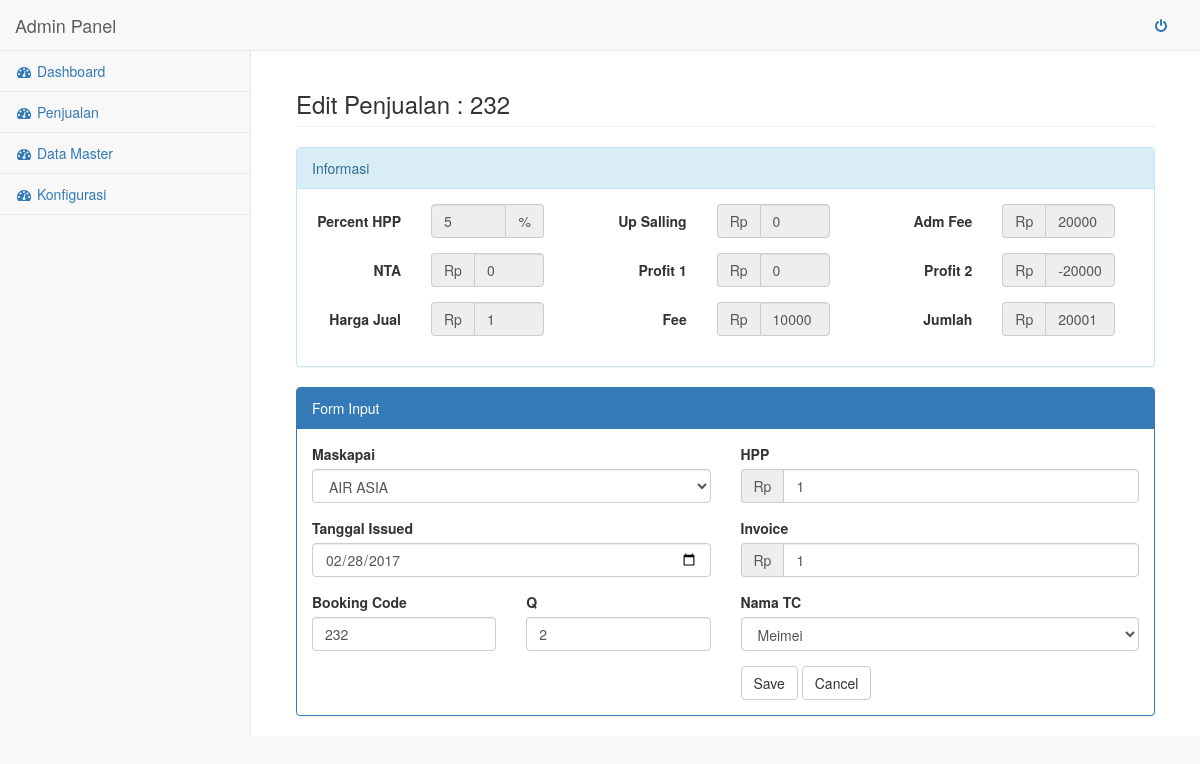
Screenshot of /penjualan_edit.php?booking_code=232 (signed in) with the database file from the repository.
### tables this page shows
CREATE TABLE IF NOT EXISTS `konfig` (
  `persen` decimal(5,4) NOT NULL,
  `fee` int(11) NOT NULL
);

CREATE TABLE IF NOT EXISTS `penjualan` (
  `booking_code` varchar(10) NOT NULL,
  `id_tc` int(11) NOT NULL,
  `id_maskapai` int(11) NOT NULL,
  `tanggal` date NOT NULL,
  `hpp` int(11) NOT NULL,
  `persen` decimal(5,4) NOT NULL,
  `invoice` int(11) NOT NULL,
  `q` tinyint(4) NOT NULL,
  `fee` int(11) NOT NULL,
  `tanggal_insert` timestamp NOT NULL DEFAULT CURRENT_TIMESTAMP,
  PRIMARY KEY (`booking_code`)
);

### penjualan_edit.php (the view, shortened to what this page needs)
<?php
require_once('config/conn.php');
$code = isset($_GET['booking_code']) ? $_GET['booking_code'] : '';
$code_quote = $db->quote($code);
$data_edit = $db->query("SELECT * FROM penjualan WHERE booking_code = $code_quote ");
$result = $data_edit->fetch();
$id_maskapai     = $result['id_maskapai'];
$tanggal         = $result['tanggal'];
$booking_code    = $result['booking_code'];
$q               = $result['q'];
$hpp             = $result['hpp'];
$invoice         = $result['invoice'];
$id_tc           = $result['id_tc'];
$maskapai_option = '';
$tc_option       = '';
$konfig          = '';
try {
    $maskapai_option = $db->query("SELECT * FROM maskapai")->fetchAll();
    $tc_option       = $db->query("SELECT * FROM tc")->fetchAll();
    $konfig          = $db->query("SELECT * FROM konfig")->fetch();
} catch (PDOException $e) {
    echo $e->getMessage();
    die();
}
$persen = $konfig['persen'];
$fee    = $konfig['fee'];
include_once('layout/header.php');
include_once('layout/sidebar.php');
?>
<div id="page-wrapper">
    <div class ="container-fluid">
        <div class="row">
            <div class="col-lg-12">
                <h3 class="page-header">Edit Penjualan : <?= $code ?></h3>
            </div>
        </div>
        <div class="row">
            <div class="col-lg-12">
                <div class="panel panel-info">
                    <div class="panel-heading">
                        Informasi
                    </div>
                    <div class="panel-body">
                        <div class="row">
                            <form id="demo-form2" data-parsley-validate="" class="form-horizontal form-label-left" novalidate="">
                                <div class="col-lg-4">
                                    <div class="form-group">
                                        <label class=" col-md-5 control-label ">Percent HPP
                                        </label>
                                        <div class="col-md-6">
                                            <div class="input-group">
                                                <input value="<?= $persen * 100 ?>" id="persen" readonly="readonly" class="form-control col-md-6 col-xs-12" type="text">
                                                <span class="input-group-addon">%</span>
                                            </div>
                                        </div>
                                    </div>
                                    <div class="form-group">
                                        <label class=" col-md-5 control-label ">NTA
                                        </label>
                                        <div class="col-md-6">
                                            <div class="input-group">
                                                <span class="input-group-addon">Rp</span>
                                                <input id="nta" value="0" readonly="readonly" class="form-control col-md-6 col-xs-12" type="text">
                                            </div>
                                        </div>
                                    </div>
                                    <div class="form-group">
                                        <label class=" col-md-5 control-label ">Harga Jual
                                        </label>
                                        <div class="col-md-6">
                                            <div class="input-group">
                                                <span class="input-group-addon">Rp</span>
                                                <input id="harga_jual" value="0" readonly="readonly" class="form-control col-md-6 col-xs-12" type="text">
                                            </div>
                                        </div>
                                    </div>
                                </div>
                                <div class="col-lg-4">
                                    <div class="form-group">
                                        <label class=" col-md-5 control-label ">Up Salling
                                        </label>
                                        <div class="col-md-6">
                                            <div class="input-group">
                                                <span class="input-group-addon">Rp</span>
                                                <input id="up_salling" value="0" readonly="readonly" class="form-control col-md-6 col-xs-12" type="text">
                                            </div>
                                        </div>
                                    </div>
                                    <div class="form-group">
                                        <label class=" col-md-5 control-label ">Profit 1
                                        </label>
                                        <div class="col-md-6">
                                            <div class="input-group">
                                                <span class="input-group-addon">Rp</span>
                                                <input id="profit_1" value="0" readonly="readonly" class="form-control col-md-6 col-xs-12" type="text">
                                            </div>
                                        </div>
                                    </div>
                                    <div class="form-group">
                                        <label class=" col-md-5 control-label ">Fee
                                        </label>
                                        <div class="col-md-6">
                                            <div class="input-group">
                                                <span class="input-group-addon">Rp</span>
                                                <input value="<?= $fee ?>" id="fee" readonly="readonly" class="form-control col-md-6 col-xs-12" type="text">
                                            </div>
                                        </div>
                                    </div>
                                </div>
                                <div class="col-lg-4">
                                    <div class="form-group">
                                        <label class=" col-md-5 control-label ">Adm Fee
                                        </label>
                                        <div class="col-md-6">
                                            <div class="input-group">
                                                <span class="input-group-addon">Rp</span>
                                                <input id="adm_fee" value="0" readonly="readonly" class="form-control col-md-6 col-xs-12" type="text">
                                            </div>
                                        </div>
                                    </div>
                                    <div class="form-group">
                                        <label class=" col-md-5 control-label ">Profit 2
                                        </label>
                                        <div class="col-md-6">
                                            <div class="input-group">
                                                <span class="input-group-addon">Rp</span>
                                                <input id="profit_2" value="0" readonly="readonly" class="form-control col-md-6 col-xs-12" type="text">
                                            </div>
                                        </div>
                                    </div>
                                    <div class="form-group">
                                        <label class=" col-md-5 control-label ">Jumlah
                                        </label>
                                        <div class="col-md-6">
                                            <div class="input-group">
                                                <span class="input-group-addon">Rp</span>
                                                <input id="jumlah" value="0" readonly="readonly" class="form-control col-md-6 col-xs-12" type="text">
                                            </div>
                                        </div>
                                    </div>
                                </div>
                            </form>
                        </div>
                    </div>
                </div>
            </div>
            <div class="col-lg-12">
                <div class="panel panel-primary">
                    <div class="panel-heading">
                        Form Input
                    </div>
                    <div class="panel-body">
                        <form role="form" method="POST">
                            <div class="row">
                                <div class="col-lg-6">
                                    <div class="form-group">
                                        <label>Maskapai</label>
                                        <select id="maskapai" name="maskapai" required class="form-control">
                                            <?php foreach ($maskapai_option as $mas): ?>
                                                <?php if ($id_maskapai == $mas['id_maskapai']): ?>
                                                    <option selected value="<?= $mas['id_maskapai'] ?>"><?= $mas['nama'] ?> </option>
                                                <?php else: ?>
                                                    <option value="<?= $mas['id_maskapai'] ?>"><?= $mas['nama'] ?> </option>
                                                <?php endif ?>
                                            <?php endforeach ?>
                                        </select>
                                    </div>
                                    <div class="form-group">
                                        <label>Tanggal Issued</label>
                                        <input  value="<?= $tanggal ?>" id="tanggal" data-provide="datepicker" type="date" name="tanggal" required class="form-control readonly">
                                    </div>
                                    <div class="row">
                                        <div class="col-lg-6">
                                            <div class="form-group">
                                                <label>Booking Code</label>
                                                <input value="<?= $booking_code ?>" id="booking_code" name="booking_code" type='text' required class="form-control">
                                            </div>
                                        </div>
                                        <div class="col-lg-6">
                                            <div class="form-group">
                                                <label>Q</label>
                                                <input value ="<?= $q ?>" id="q" type='number' name="q" required class="form-control">
                                            </div>
                                        </div>
                                    </div>
                                </div>
                                <div class="col-lg-6">
                                    <div class="form-group">
                                        <label>HPP</label>
                                        <div class="input-group">
                                            <span class="input-group-addon">Rp</span>
                                            <input value="<?= $hpp ?>" type='number' id="hpp" name="hpp" required class="form-control">
                                        </div>
                                    </div>
                                    <div class="form-group">
                                        <label>Invoice</label>
                                        <div class="input-group">
                                            <span class="input-group-addon">Rp</span>
                                            <input value="<?= $invoice ?>" type='number' id="invoice" name="invoice" required class="form-control">
                                        </div>
                                    </div>
                                    <div class="form-group">
                                        <label>Nama TC</label>
                                        <select class="form-control" id="nama_tc" name="nama_tc" required >
                                            <?php foreach ($tc_option as $_tc): ?>
                                                <?php if ($id_tc == $_tc['id_tc']): ?>
                                                    <option selected value="<?= $_tc['id_tc'] ?>"><?= $_tc['nama_tc'] ?> </option>
                                                <?php else: ?>
                                                    <option value="<?= $_tc['id_tc'] ?>"><?= $_tc['nama_tc'] ?> </option>
                                                <?php endif ?>
                                            <?php endforeach ?>
                                        </select>
                                    </div>
                                    <input type="submit" class="btn btn-default" name="simpan" value="Save">
                                    <a href="penjualan_data.php"><button type="button" class="btn btn-default">Cancel</button></a>
                                </div>
                            </div>
                        </form>
                    </div>
                </div>
            </div>
        </div>
    </div>
</div>
<?php include_once('layout/javascript.php') ?>
<?php include_once('layout/footer.php'); ?>

### rows the page displays
konfig: persen "5", fee "10000"
penjualan: tanggal "02/28/2017", booking_code "232", q "2", hpp "1", invoice "1"

### other values shown
$code "232"
form field maskapai "AIR ASIA"
form field nama_tc "Meimei"
